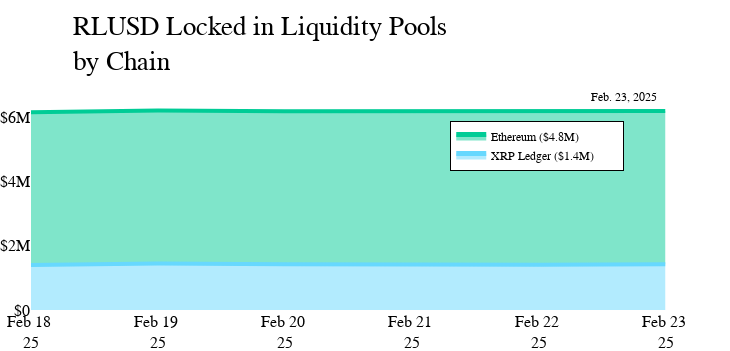

The notebook cell saved with this chart:
### Code cell
chartBuilder(
    fig=fig4,
    add_the_date=True,
    clean_columns=False,
    # date_xy=dict(x=0.05,y=1.02),
    keep_top_n=False,
    # groupby=True,
    other=True,
    title='RLUSD Locked in Liquidity Pools <br>by Chain Over Time',
    title_xy=dict(x=0.1,y=0.9),
    save=False,
    date_xy=dict(x=0.93,y=1.05),
    # title_xy=dict(x=0.1,y=0.9),
    topn=4,
    # dashed_line=True,
    # date='2023-04-12',
    # annotation_text='Staked ETH <br> Withdrawl Activated'
)

### Figure 1 — Plotly figure (JSON) as saved in the notebook; plotly's stock layout.template omitted (floating-point values rounded to 4 significant figures)
{"data": [{"connectgaps": true, "line": {"color": "#67D8FE", "width": 4}, "marker": {"color": "#67D8FE", "size": [3, 3, 3, 3, 3, 3]}, "mode": "lines", "name": "XRP Ledger ($1.4M)        ", "showlegend": true, "stackgroup": "one", "type": "scatter", "x": ["2025-02-18T00:00:00.000000000", "2025-02-19T00:00:00.000000000", "2025-02-20T00:00:00.000000000", "2025-02-21T00:00:00.000000000", "2025-02-22T00:00:00.000000000", "2025-02-23T00:00:00.000000000"], "xaxis": "x", "y": [1395000.0, 1446000.0, 1425000.0, 1411000.0, 1408000.0, 1419000.0], "yaxis": "y"}, {"connectgaps": true, "line": {"color": "#00CC96", "width": 4}, "marker": {"color": "#00CC96", "size": [3, 3, 3, 3, 3, 3]}, "mode": "lines", "name": "Ethereum ($4.8M)        ", "showlegend": true, "stackgroup": "one", "type": "scatter", "x": ["2025-02-18T00:00:00.000000000", "2025-02-19T00:00:00.000000000", "2025-02-20T00:00:00.000000000", "2025-02-21T00:00:00.000000000", "2025-02-22T00:00:00.000000000", "2025-02-23T00:00:00.000000000"], "xaxis": "x", "y": [4756000.0, 4756000.0, 4756000.0, 4769000.0, 4769000.0, 4769000.0], "yaxis": "y"}], "layout": {"annotations": [{"align": "center", "font": {"color": "black", "size": 12}, "showarrow": false, "text": "Feb. 23, 2025", "x": 0.93, "xref": "paper", "y": 1.05, "yref": "paper"}], "autosize": true, "font": {"color": "black", "family": "IBM Plex Mono", "size": 16}, "height": 351, "legend": {"bgcolor": "white", "bordercolor": "black", "borderwidth": 1, "font": {"color": "black", "family": "IBM Plex Mono", "size": 12}, "itemsizing": "constant", "orientation": "v", "traceorder": "reversed", "x": 0.75, "xanchor": "center", "y": 0.9, "yanchor": "top"}, "margin": {"b": 0, "l": 0, "r": 0, "t": 100}, "paper_bgcolor": "rgba(0,0,0,0)", "plot_bgcolor": "rgba(0,0,0,0)", "title": {"font": {"color": "black", "family": "IBM Plex Mono", "size": 27}, "text": "<span style='color: black; font-weight: normal;'>RLUSD Locked in Liquidity Pools <br>by Chain</span><br><sub style='font-size: 18px; color: black; font-weight: normal;'></sub>", "x": 0.1, "xanchor": "left", "y": 0.9, "yanchor": "top"}, "uniformtext": {"minsize": 15, "mode": "show"}, "width": 730, "xaxis": {"anchor": "y", "domain": [0, 0.94], "range": ["2025-02-18T00:00:00", "2025-02-23T00:00:00"], "tick0": "2025-02-18T00:00:00", "tickangle": 0, "tickfont": {"color": "black", "family": "IBM Plex Mono", "size": 16}, "tickformat": "%b %d <br>%y", "tickvals": ["2025-02-18T00:00:00", "2025-02-18T00:00:00", "2025-02-19T00:00:00", "2025-02-19T00:00:00", "2025-02-20T00:00:00", "2025-02-20T00:00:00", "2025-02-21T00:00:00", "2025-02-21T00:00:00", "2025-02-22T00:00:00", "2025-02-22T00:00:00", "2025-02-23T00:00:00", "2025-02-23T00:00:00"]}, "yaxis": {"anchor": "x", "domain": [0, 1], "tickfont": {"color": "black", "family": "IBM Plex Mono", "size": 16}, "tickprefix": "$", "title": {"font": {"color": "black", "family": "IBM Plex Mono", "size": 16}}}, "yaxis2": {"anchor": "x", "overlaying": "y", "side": "right"}}}
